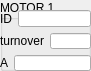
                        <widget class="QGroupBox" name="groupBox_15">
                            <property name="geometry">
                                <rect>
                                    <x>470</x>
                                    <y>370</y>
                                    <width>91</width>
                                    <height>71</height>
                                </rect>
                            </property>
                            <property name="autoFillBackground">
                                <bool>true</bool>
                            </property>
                            <property name="title">
                                <string>MOTOR 1</string>
                            </property>
                            <widget class="QWidget" name="verticalLayoutWidget_16">
                                <property name="geometry">
                                    <rect>
                                        <x>0</x>
                                        <y>10</y>
                                        <width>91</width>
                                        <height>61</height>
                                    </rect>
                                </property>
                                <layout class="QVBoxLayout" name="verticalLayout_17">
                                    <item>
                                        <layout class="QHBoxLayout" name="horizontalLayout_20">
                                            <item>
                                                <widget class="QLabel" name="label_21">
                                                    <property name="text">
                                                        <string>ID</string>
                                                    </property>
                                                </widget>
                                            </item>
                                            <item>
                                                <widget class="QLineEdit" name="lineEdit_19"/>
                                            </item>
                                        </layout>
                                    </item>
                                    <item>
                                        <layout class="QHBoxLayout" name="horizontalLayout_62">
                                            <item>
                                                <widget class="QLabel" name="label_63">
                                                    <property name="text">
                                                        <string>turnover</string>
                                                    </property>
                                                </widget>
                                            </item>
                                            <item>
                                                <widget class="QLineEdit" name="lineEdit_61"/>
                                            </item>
                                        </layout>
                                    </item>
                                    <item>
                                        <layout class="QHBoxLayout" name="horizontalLayout_63">
                                            <item>
                                                <widget class="QLabel" name="label_64">
                                                    <property name="text">
                                                        <string>A</string>
                                                    </property>
                                                </widget>
                                            </item>
                                            <item>
                                                <widget class="QLineEdit" name="lineEdit_62"/>
                                            </item>
                                        </layout>
                                    </item>
                                </layout>
                            </widget>
                        </widget>
